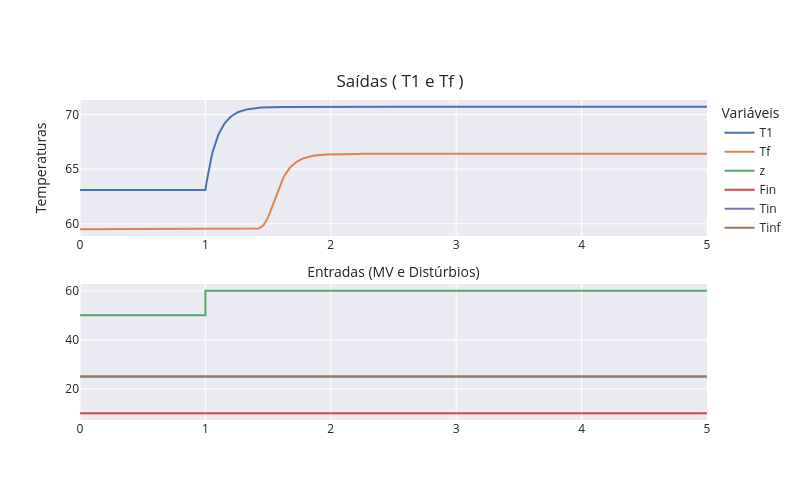

The code cell stored with this chart in its notebook:
### Code cell
# TU =np.array(
# [    # Time,   z ,  Fin , Tin, Tinf
#       [  0 ,  50 ,  10  ,  25, 25  ],
#       [  1 ,  60 ,  10  ,  25, 25  ],
#       [  2 ,  50 ,  10  ,  25, 25  ],
#       [  3 ,  50 ,  25  ,  25, 25  ],
#       [  4 ,  50 ,  10  ,  25, 10  ],
#       [  5.5 ,  50 ,  10  ,  25, 10  ],
# ])     

TU =np.array([
    # Time,   z ,  Fin , Tin, Tinf
      [  0 ,  50 ,  10  ,  25, 25  ],
      [  1 ,  60 ,  10  ,  25, 25  ],
      [ 5 ,  60 ,  10  ,  25, 25  ] # Tempo suficiente para estabilizar
])  

Simulacao_MA(TanqueAquecimentoTubulacao, T0, TU, 0.01,Plotly=True, Matplot =True);

### Figure 1 — Plotly figure (JSON) as saved in the notebook; plotly's stock layout.template omitted (floating-point values rounded to 4 significant figures; data arrays with more than 128 entries replaced by an {"elided": "..."} marker saying what was removed)
{"data": [{"name": "T1", "type": "scatter", "x": {"elided": "501 float values"}, "xaxis": "x", "y": {"elided": "501 float values"}, "yaxis": "y"}, {"name": "Tf", "type": "scatter", "x": {"elided": "501 float values"}, "xaxis": "x", "y": {"elided": "501 float values"}, "yaxis": "y"}, {"line": {"shape": "hv"}, "name": "z", "type": "scatter", "x": {"elided": "501 float values"}, "xaxis": "x2", "y": {"elided": "501 float values"}, "yaxis": "y2"}, {"line": {"shape": "hv"}, "name": "Fin", "type": "scatter", "x": {"elided": "501 float values"}, "xaxis": "x2", "y": {"elided": "501 float values"}, "yaxis": "y2"}, {"line": {"shape": "hv"}, "name": "Tin", "type": "scatter", "x": {"elided": "501 float values"}, "xaxis": "x2", "y": {"elided": "501 float values"}, "yaxis": "y2"}, {"line": {"shape": "hv"}, "name": "Tinf", "type": "scatter", "x": {"elided": "501 float values"}, "xaxis": "x2", "y": {"elided": "501 float values"}, "yaxis": "y2"}], "layout": {"height": 500, "legend": {"title": {"text": "Variáveis"}}, "title": {"text": "Saídas ( T1 e Tf )", "x": 0.5, "xanchor": "center", "y": 0.85, "yanchor": "top"}, "width": 800, "xaxis": {"anchor": "y", "domain": [0, 1], "matches": "x", "title": {"text": "Entradas (MV e Distúrbios)"}}, "xaxis2": {"anchor": "y2", "domain": [0, 1], "matches": "x"}, "yaxis": {"anchor": "x", "domain": [0.575, 1], "title": {"text": "Temperaturas"}}, "yaxis2": {"anchor": "x2", "domain": [0, 0.425]}}}
